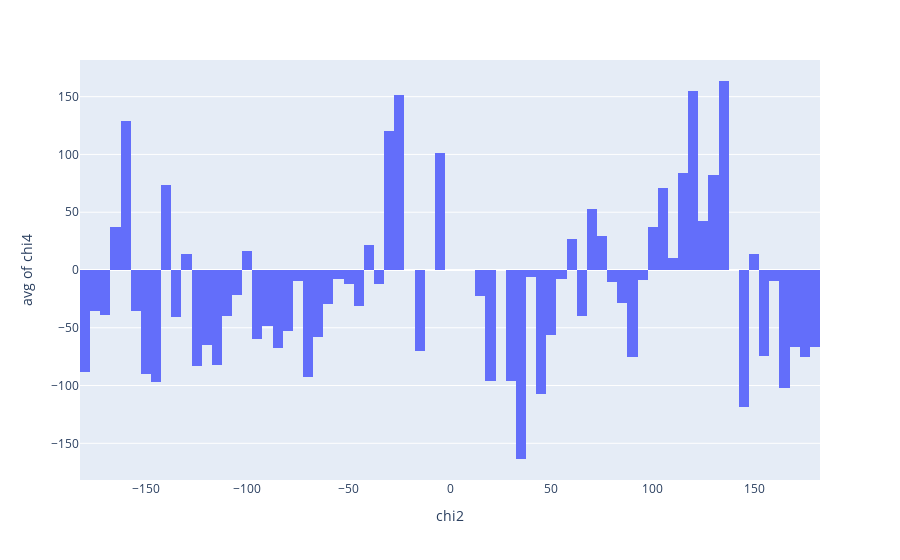

Notebook code cell kept with this figure:
### Code cell
px.histogram(SS_df, x='chi2', y='chi4', labels=labels, histfunc='avg', nbins=90)

### Figure 1 — Plotly figure (JSON) as saved in the notebook; plotly's stock layout.template omitted (floating-point values rounded to 4 significant figures; data arrays with more than 128 entries replaced by an {"elided": "..."} marker saying what was removed)
{"data": [{"alignmentgroup": "True", "bingroup": "x", "histfunc": "avg", "hovertemplate": "chi2=%{x}<br>avg of chi4=%{y}<extra></extra>", "legendgroup": "", "marker": {"color": "#636efa", "pattern": {"shape": ""}}, "name": "", "nbinsx": 90, "offsetgroup": "", "orientation": "v", "showlegend": false, "type": "histogram", "x": {"elided": "725 float values"}, "xaxis": "x", "y": {"elided": "725 float values"}, "yaxis": "y"}], "layout": {"barmode": "relative", "legend": {"tracegroupgap": 0}, "margin": {"t": 60}, "xaxis": {"anchor": "y", "domain": [0, 1], "title": {"text": "chi2"}}, "yaxis": {"anchor": "x", "domain": [0, 1], "title": {"text": "avg of chi4"}}}}
